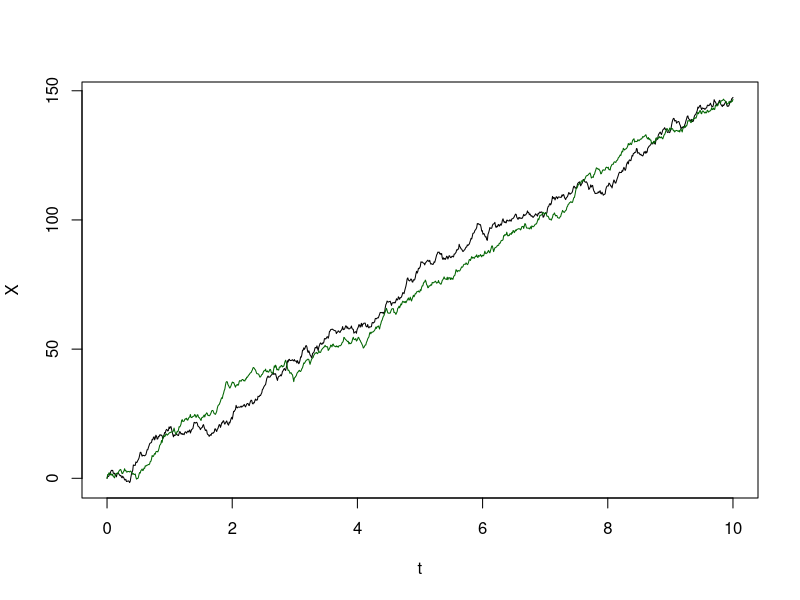

Here is the R script that generated this plot:
mu = 15
sigma = 7
L = 1000
T = 10
N=1000

t = seq(0,T,length.out = L)
B = rep(0,L)
simulate = function(mu,sigma) {
  B = rep(0,L)
  Z_k = rnorm(N)
  for (i in 1:L){
    u = t[i]
    s <- 0
    for(j in 1:N){
      e_ju = sqrt(8*T)/((2*j+1)*pi)*sin(((2*j+1)*pi*u)/(2*T))
      s <- s+ Z_k[j]*e_ju
    }
    B[i] = s
  }
  X = mu*t + sigma*B
  res = matrix(0,nrow = 2,ncol = L)
  res[1,] = X
  res[2,] = B
  return(res)
}
X_B = simulate(mu,sigma)


X= X_B[1,]
B=X_B[2,]


delta_res =X[2:L]-X[1:L-1]
plot(t, X,type= 'l')
mu_estimé = X[L]/(L*0.01)
sigma_est = sqrt(sum((delta_res-mu*0.01)^2)/(L*0.01))
B_nouvelle = simulate(mu,sigma)[2,]
X_est = mu_estimé*t+sigma_est*B_nouvelle
lines(t,X_est,type='l',col = 'darkgreen')